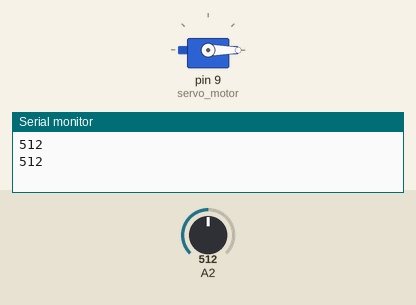
Recording of a sketch running on a simulated Arduino Uno, built with avr-gcc and run on an emulated ATmega328P. Shown: servo, the last lines printed to the serial monitor. The inputs (shaded band) are chosen by the test bench; at power-on: A2 = 512.

Above: at 1.8 s.
1.9 s: A2 set to 791
3.4 s: A2 set to 816
At 4.3 s:
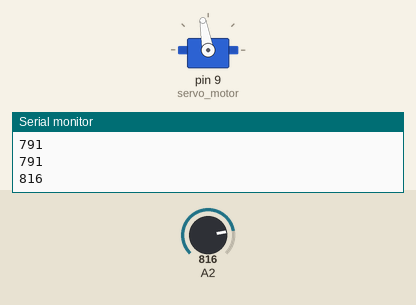
5.5 s: A2 set to 790
At 7.1 s:
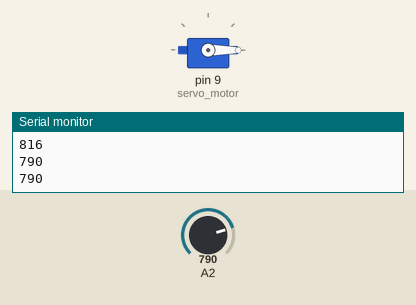
7.5 s: A2 set to 810
At 8.6 s:
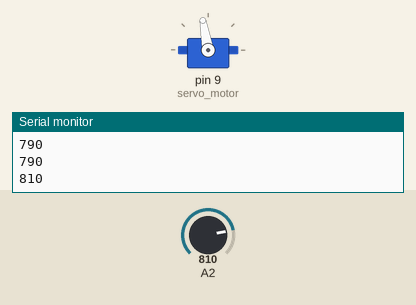
Timing chart, 0 to 10.5 s (numbered marks = the images above; inputs shaded):
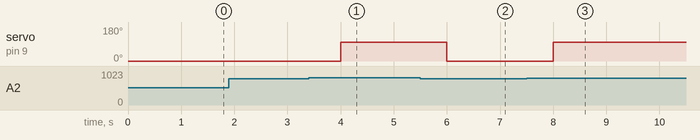

The sketch:

mised_soil_and_motor.ino
```cpp
#include <Servo.h>
Servo servo_motor;
void setup() {
  // put your setup code here, to run once:
servo_motor.attach(9);
Serial.begin(9600);
}

void loop() {
  // put your main code here, to run repeatedly:
 int sensor_data=analogRead(A2);
 Serial.println(sensor_data);
  if(sensor_data<800)
  {
  servo_motor.write(0);
  delay(1000);
  }
  else
  {
  servo_motor.write(100);
  delay(1000);
  }
}
```

Measured:
- the behaviour switches between 799 and 800 on A2 (found by bisection; images 0 and 1)
- after the input at 3.4 s, servo on pin 9 (servo_motor): 0° → 100° after 0.60 s
- after the input at 5.5 s, servo on pin 9 (servo_motor): 100° → 0° after 0.50 s
- after the input at 7.5 s, servo on pin 9 (servo_motor): 0° → 100° after 0.50 s
